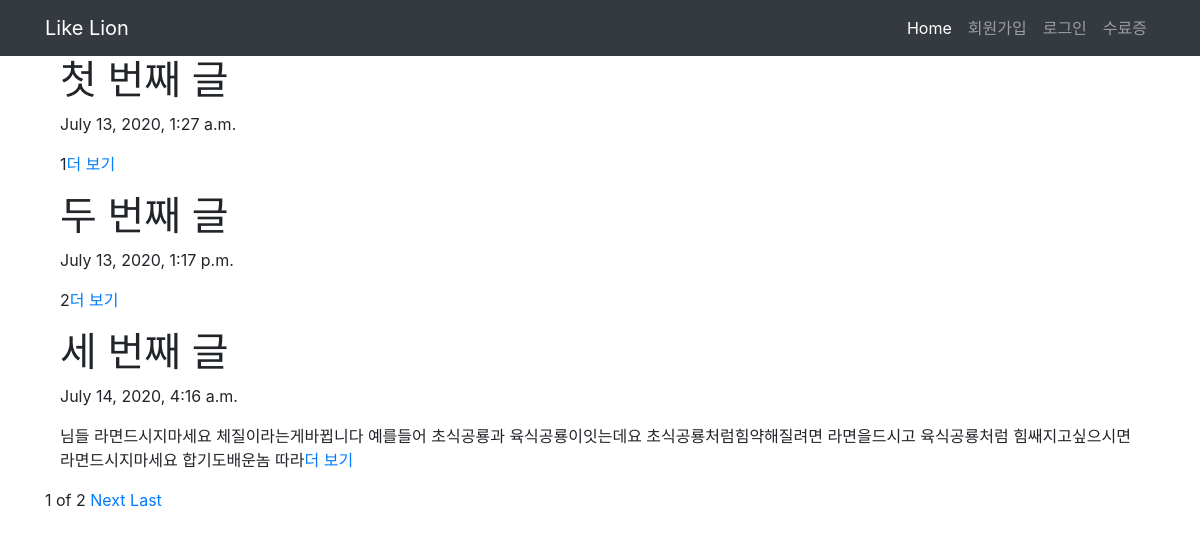
Screenshot of /blog/ with the database file from the repository.
### blog/models.py (models this page shows, shortened)
class Blog(models.Model):
    title = models.CharField(max_length=200)
    pub_date = models.DateTimeField('date published')
    body = models.TextField()
    def summary(self):
        return self.body[:100]

### blog/views.py (the view)
# urls.py: path('', views.home, name='home'),
def home(request):
    blogs = Blog.objects
    blog_list = Blog.objects.all()
    paginator = Paginator(blog_list, 3)
    page = request.GET.get('page')
    posts = paginator.get_page(page)
    return render(request, 'blog/home.html', {'blogs': blogs, 'posts': posts})

### blog/templates/blog/home.html (shortened to what this page needs)
{% extends 'base.html'%}
{% block content %}
    {% for blog in posts %}
    <div class="container">
      <h1>{{ blog.title }}</h1>
      <p>{{ blog.pub_date }}</p>
      <p>
        {{ blog.summary }}<a href="{% url 'blog:detail' blog.id %}">더 보기</a>
      </p>
    </div>
    {% endfor %}
    <span>{{posts.number}}</span>
    <span>of</span>
    <span>{{posts.paginator.num_pages}}</span>
    {%if posts.has_next%}
    <a href="?page={{posts.next_page_number}}">Next</a>
    <a href="?page={{posts.paginator.num_pages}}">Last</a>
    {%endif%}
{% endblock %}

### rows the page displays
Blog: title "첫 번째 글", pub_date "July 13, 2020, 1:27 a.m.", summary "1"
Blog: title "두 번째 글", pub_date "July 13, 2020, 1:17 p.m.", summary "2"
Blog: title "세 번째 글", pub_date "July 14, 2020, 4:16 a.m.", summary "님들 라면드시지마세요 체질이라는게바뀝니다 예를들어 초식공룡과 육식공룡이잇는데요 초식공룡처럼힘약해질려면 라면을드시고 육식공룡처럼 힘쌔지고싶으시면 라면드시지마세요 합기도배운놈 따라"

### other values shown
{{ posts.number }} "1"
{{ posts.paginator.num_pages }} "2"
